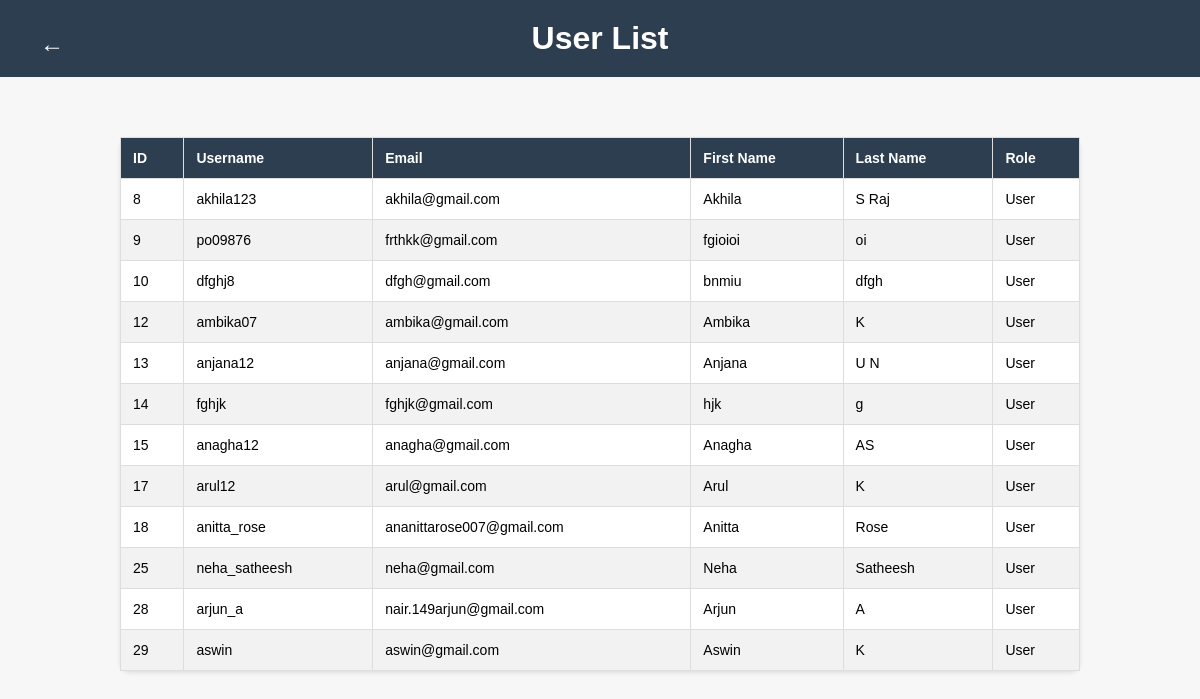
The page /registered_users.html on the database its author committed.
### watersystemapp/models.py (models this page shows, shortened)
class CustomUser(AbstractUser):
    firstname = models.TextField(max_length=100, default="")
    lastname = models.TextField(max_length=100, default="")
    username = models.CharField(max_length=30, unique=True)
    email = models.EmailField(max_length=254, unique=True)
    role = models.CharField(max_length=100,default="")
    password = models.CharField(max_length=128, default="")

### watersystemapp/views.py (the view)
# urls.py: path('registered_users.html', views.registered_users, name='registered_users'),
def registered_users(request):
    users = CustomUser.objects.filter(role='User')
    return render(request, 'registered_users.html', {'users': users})

### templates/registered_users.html (shortened to what this page needs)
{% load static %}
<!DOCTYPE html>
<html lang="en">
<head>
</head>
<body>
    <a class="back-button" href="admindashboard.html"></a>
    <h1>User List</h1>
    <table>
        <thead>
            <tr>
                <th>ID</th>
                <th>Username</th>
                <th>Email</th>
                <th>First Name</th>
                <th>Last Name</th>
                <th>Role</th>
            </tr>
        </thead>
        <tbody>
            {% for user in users %}
            {% if user.role == 'User' %}
            <tr>
                <td>{{ user.id }}</td>
                <td>{{ user.username }}</td>
                <td>{{ user.email }}</td>
                <td>{{ user.first_name }}</td>
                <td>{{ user.last_name }}</td>
                <td>{{ user.role }}</td>
            </tr>
            {% endif %}
            {% endfor %}
        </tbody>
    </table>
</body>
</html>

### templates/registered_users.html (style rules this page uses)
body { font-family: Arial, sans-serif; background-color: #f7f7f7; margin: 0; padding: 0; }
h1 { background-color: #2c3e50; color: #fff; padding: 20px; text-align: center; margin: 0; }
.back-button { background-color: #2c3e50; color: #fff; padding: 10px 20px; border: none; border-radius: 5px; cursor: pointer; text-decoration: none; font-weight: bold; position: absolute; top: 20px; left: 20px; }
.back-button::before { content: "←"; font-size: 24px; margin-right: 8px; }
table { width: 80%; margin: 60px auto; border-collapse: collapse; background-color: #fff; box-shadow: 0 2px 4px rgba(0, 0, 0, 0.1); border-radius: 10px; }
th, td { border: 1px solid #ddd; text-align: left; padding: 12px; font-size: 14px; }
th { background-color: #2c3e50; color: #fff; }
tr:nth-child(even) { background-color: #f2f2f2; }

### rows shown on the page
CustomUser: id "8", username "akhila123", email "akhila@gmail.com", first_name "Akhila", last_name "S Raj", role "User"
CustomUser: id "9", username "po09876", email "frthkk@gmail.com", first_name "fgioioi", last_name "oi", role "User"
CustomUser: id "10", username "dfghj8", email "dfgh@gmail.com", first_name "bnmiu", last_name "dfgh", role "User"
CustomUser: id "12", username "ambika07", email "ambika@gmail.com", first_name "Ambika", last_name "K", role "User"
CustomUser: id "13", username "anjana12", email "anjana@gmail.com", first_name "Anjana", last_name "U N", role "User"
CustomUser: id "14", username "fghjk", email "fghjk@gmail.com", first_name "hjk", last_name "g", role "User"
CustomUser: id "15", username "anagha12", email "anagha@gmail.com", first_name "Anagha", last_name "AS", role "User"
CustomUser: id "17", username "arul12", email "arul@gmail.com", first_name "Arul", last_name "K", role "User"
CustomUser: id "18", username "anitta_rose", email "ananittarose007@gmail.com", first_name "Anitta", last_name "Rose", role "User"
CustomUser: id "25", username "neha_satheesh", email "neha@gmail.com", first_name "Neha", last_name "Satheesh", role "User"
CustomUser: id "28", username "arjun_a", email "nair.149arjun@gmail.com", first_name "Arjun", last_name "A", role "User"
CustomUser: id "29", username "aswin", email "aswin@gmail.com", first_name "Aswin", last_name "K", role "User"
